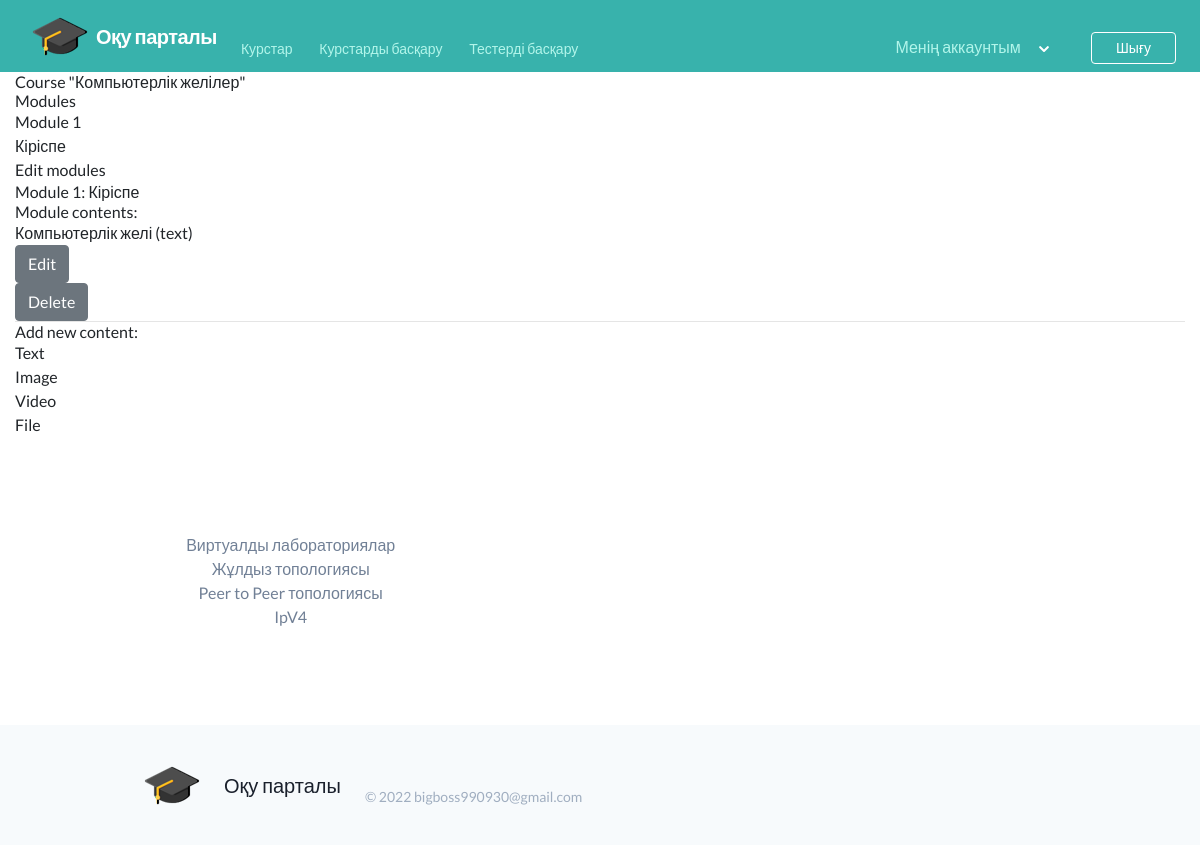
The page /course/module/1/ (signed in) on the database its author committed.
### courses/models.py (models this page shows, shortened)
class Course(models.Model):
    owner = models.ForeignKey(settings.AUTH_USER_MODEL, related_name='courses_created')
    subject = models.ForeignKey(Subject, related_name='courses')
    title = models.CharField(max_length=200)
    slug = AutoSlugField(populate_from='title', unique_with='created__month')
    overview = models.TextField()
    created = models.DateTimeField(auto_now_add=True)
    students = models.ManyToManyField(settings.AUTH_USER_MODEL, related_name='courses_joined', blank=True)
    class Meta:
        ordering = ('-created',)

class Module(models.Model):
    course = models.ForeignKey(Course, related_name='modules')
    title = models.CharField(max_length=200)
    description = models.TextField(blank=True)
    order = OrderField(blank=True, for_fields=['course'])
    class Meta:
        ordering = ['order']

class Content(models.Model):
    module = models.ForeignKey(Module, related_name='contents')
    content_type = models.ForeignKey(ContentType, limit_choices_to={'model__in':('text', 'video', 'image', 'file')})
    object_id = models.PositiveIntegerField()
    item = GenericForeignKey('content_type', 'object_id')
    order = OrderField(blank=True, for_fields=['module'])
    class Meta:
        ordering = ['order']

class ItemBase(models.Model):
    owner = models.ForeignKey(settings.AUTH_USER_MODEL, related_name='%(class)s_related')
    title = models.CharField(max_length=250)
    created = models.DateTimeField(auto_now_add=True)
    updated = models.DateTimeField(auto_now=True)
    class Meta:
        abstract = True
    def __str__(self):
        return self.title

class Text(ItemBase):
    content = models.TextField()

### courses/views.py (the view)
# urls.py: url(r'^module/(?P<module_id>\d+)/$', views.ModuleContentListView.as_view(), name='module_content_list'),
class ModuleContentListView(TemplateResponseMixin, View):
    template_name = 'courses/manage/module/content_list.html'
    def get(self, request, module_id):
        module = get_object_or_404(Module, id=module_id, course__owner=request.user)
        return self.render_to_response({'module': module})

### courses/templatetags/course.py (called while the page is built)
@register.filter
def model_name(obj):
    try:
        return obj._meta.model_name
    except AttributeError:
        return None

### courses/templatetags/gravatar.py (called while the page is built)
@register.filter
def gravatar(user):
    email = user.email.lower().encode('utf-8')
    default = 'retro'
    size = 100
    url = 'https://www.gravatar.com/avatar/{md5}?{params}'.format(
        md5=hashlib.md5(email).hexdigest(),
        params=urlencode({'d': default, 's': str(size)})
    )
    return url

### courses/templates/courses/manage/module/content_list.html (shortened to what this page needs)
{% extends "base.html" %}
{% load course %}
{% load i18n %}
{% block content %}
<div class="container-fluid">
    {% with course=module.course %}
    <h1>Course "{{ course.title }}"</h1>
    <div class="contents">
    <h3>Modules</h3>
    <ul id="modules">
        {% for m in course.modules.all %}
        <li data-id="{{ m.id }}" {% if m == module %}
        class="selected"{% endif %}>
        <a href="{% url 'module_content_list' m.id %}">
            <span>
                Module <span class="order">{{ m.order|add:1 }}</span>
            </span>
            <br>
            {{ m.title }}
        </a> </li>
        {% empty %}
        <li>No modules yet.</li>
        {% endfor %}
    </ul>
    <p><a href="{% url 'course_module_update' course.id %}">Edit
        modules</a></p>
    </div>
    <div class="module">
        <h2>Module {{ module.order|add:1 }}: {{ module.title }}</h2>
        <h3>Module contents:</h3>
        <div id="module-contents">
            {% for content in module.contents.all %}
            <div data-id="{{ content.id }}">
                {% with item=content.item %}
                <p>{{ item }} ({{ item|model_name}})</p>
                <a href="{% url 'module_content_update' module.id item|model_name item.id %}" class="btn btn-secondary">{% trans 'Edit' %}</a>
                <form action="{% url 'module_content_delete' content.id %}" method="post">
                <input type="submit" class="btn btn-secondary" value="{% trans 'Delete' %}">
            </form>
            {% endwith %}
        </div>
        {% empty %}
        <p>{% trans 'This module has no contents yet.' %}</p>
        {% endfor %}
    </div>
    <hr>
    <h3>{% trans 'Add new content' %}:</h3>
    <ul class="content-types">
        <li><a href="{% url 'module_content_create' module.id 'text' %}" class="link">{% trans 'Text' %}</a></li>
        <li><a href="{% url 'module_content_create' module.id 'image'%}" class="link">{% trans 'Image' %}</a></li>
        <li><a href="{% url 'module_content_create' module.id 'video' %}" class="link">{% trans 'Video' %}</a></li>
        <li><a href="{% url 'module_content_create' module.id 'file' %}" class="link">{% trans 'File' %}</a></li>
    </ul>
    </div>
    {% endwith %}
    </div>
{% endblock %}

### rows shown on the page
Course: title "Компьютерлік желілер"
Module: order|add "1", title "Кіріспе"
Content: item "Компьютерлік желі", item|model_name "text"
